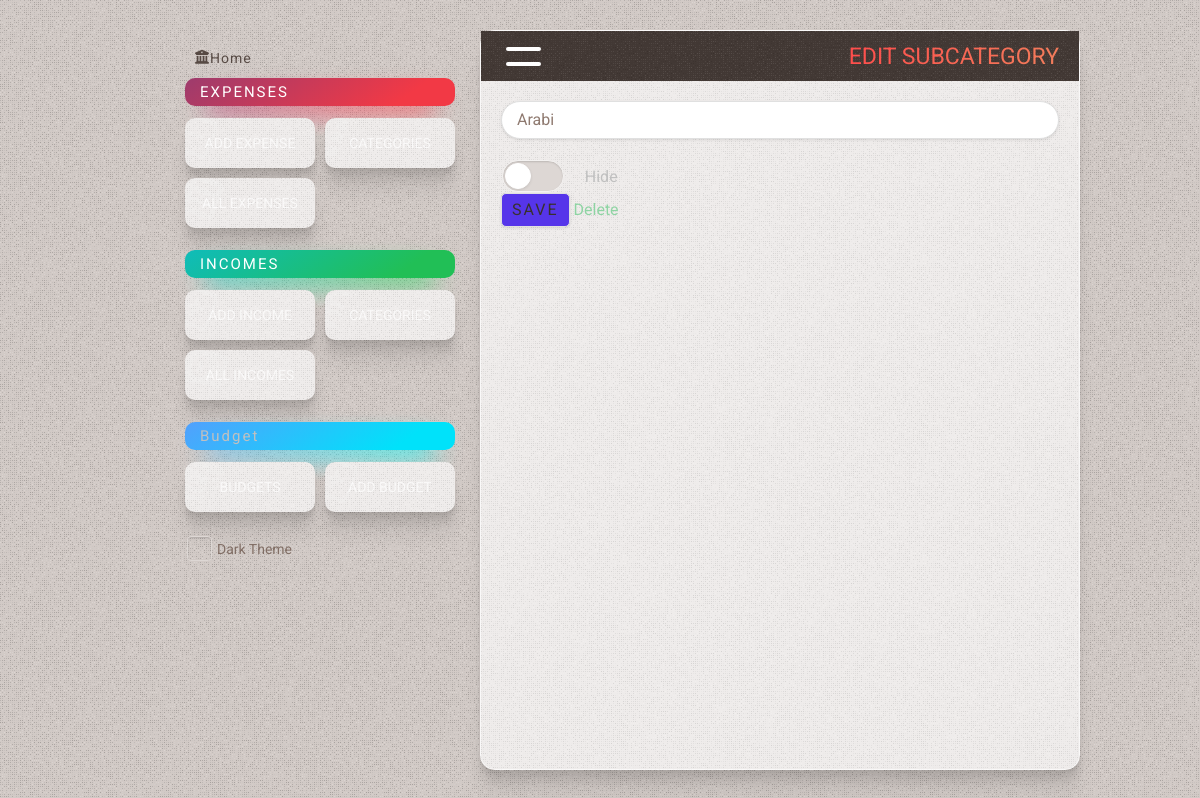
Before: /edit-subcategory/3 with the older database file.
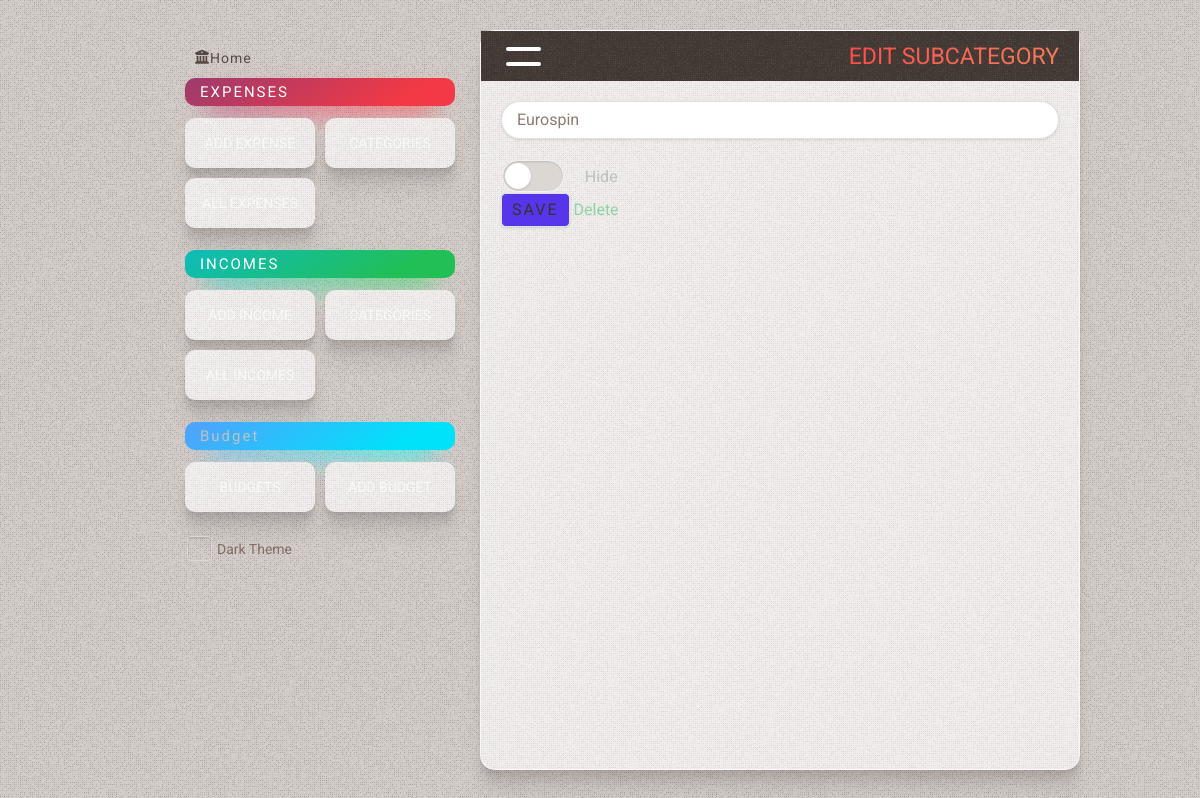
After: the same page with the newer database file.
### tables this page shows
CREATE TABLE subcategories
(
    id          INTEGER PRIMARY KEY AUTOINCREMENT,
    name        TEXT    NOT NULL,
    category_id INTEGER NOT NULL,
    state       TEXT DEFAULT false

);

### app.py (the view, shortened to what this page needs)
@app.route('/edit-subcategory/<int:id>', methods=('GET', 'POST'))
def edit_subcategory(id):
    subcategory = get_subcategory(id)
    conn = get_db_connection()
    return render_template('edit_subcategory.html', title='Edit Subcategory', gradient='text-gradient-red',
                           subcategory=subcategory)

### app.py (called while the page is built)
def get_db_connection():
    conn = sqlite3.connect('database.db')
    conn.row_factory = sqlite3.Row
    return conn

def get_subcategory(subcategory_id):
    conn = get_db_connection()
    subcategory = conn.execute('SELECT * FROM subcategories WHERE id = ?', (subcategory_id,)).fetchone()
    conn.close()
    if subcategory is None:
        abort(404)
    return subcategory

### templates/edit_subcategory.html (shortened to what this page needs)
{% extends 'base.html' %} {% block content %}
	<div class="page_title {{ gradient }}" >
		<button class="side-panel-toggle" ><span class="line1" ></span ><span class="line2" ></span ></button >
		<span >{% block title %} {{ title }} {% endblock %}</span >
	</div >
	<div class="content" >
		<form method="post" >
			<input type="text" name="subcategory" placeholder="Subcategory Name" class="form-control"
						 value="{{ request.form['name'] or subcategory['name'] }}" />
			<div class="mt-20 flex gap-20 items-center" >
				<div class="switch switch-big" >
					<label for="hide_subcategory" ></label >
				</div >
				Hide
			</div >
			<button type="submit" class="send-button" name="subcat" >Save</button >
			<a href="/subcategory-delete/{{ subcategory['id'] }}" >Delete</a >
		</form >
	</div >
{% endblock %}

Changed rows visible on the page:
changed subcategories: subcategory "Arabi" → "Eurospin"
